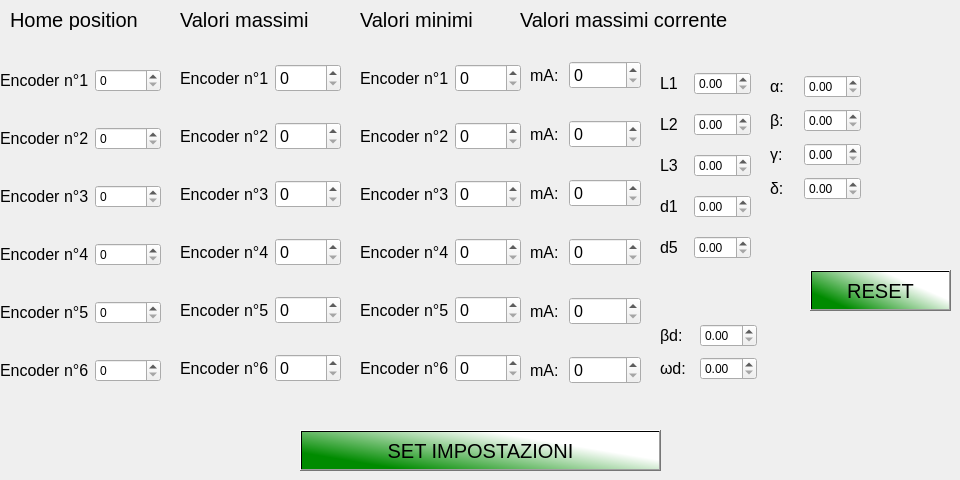
    <widget class="QWidget" name="Setup">
     <attribute name="title">
      <string>Setup</string>
     </attribute>
     <widget class="QPushButton" name="Home">
      <property name="geometry">
       <rect>
        <x>300</x>
        <y>430</y>
        <width>361</width>
        <height>41</height>
       </rect>
      </property>
      <property name="font">
       <font>
        <pointsize>15</pointsize>
       </font>
      </property>
      <property name="styleSheet">
       <string notr="true">background-color: qlineargradient(spread:pad, x1:0.0246305, y1:0.602273, x2:1, y2:0, stop:0 rgba(0, 139, 0, 255), stop:0.655172 rgba(255, 255, 255, 255));</string>
      </property>
      <property name="text">
       <string>SET IMPOSTAZIONI</string>
      </property>
     </widget>
     <widget class="QLabel" name="Passi_encoder_scritta_2">
      <property name="geometry">
       <rect>
        <x>10</x>
        <y>10</y>
        <width>131</width>
        <height>20</height>
       </rect>
      </property>
      <property name="font">
       <font>
        <pointsize>15</pointsize>
       </font>
      </property>
      <property name="text">
       <string>Home position</string>
      </property>
     </widget>
     <widget class="QWidget" name="layoutWidget">
      <property name="geometry">
       <rect>
        <x>770</x>
        <y>70</y>
        <width>91</width>
        <height>136</height>
       </rect>
      </property>
      <layout class="QVBoxLayout" name="verticalLayout">
       <item>
        <layout class="QHBoxLayout" name="horizontalLayout_10">
         <item>
          <widget class="QLabel" name="alpha_6">
           <property name="font">
            <font>
             <pointsize>12</pointsize>
            </font>
           </property>
           <property name="text">
            <string>α:</string>
           </property>
          </widget>
         </item>
         <item>
          <widget class="QDoubleSpinBox" name="alphaValue"/>
         </item>
        </layout>
       </item>
       <item>
        <layout class="QHBoxLayout" name="horizontalLayout_11">
         <item>
          <widget class="QLabel" name="beta_4">
           <property name="font">
            <font>
             <pointsize>12</pointsize>
            </font>
           </property>
           <property name="text">
            <string>β:</string>
           </property>
          </widget>
         </item>
         <item>
          <widget class="QDoubleSpinBox" name="betaValue"/>
         </item>
        </layout>
       </item>
       <item>
        <layout class="QHBoxLayout" name="horizontalLayout_12">
         <item>
          <widget class="QLabel" name="gamma_3">
           <property name="font">
            <font>
             <pointsize>12</pointsize>
            </font>
           </property>
           <property name="text">
            <string>γ:</string>
           </property>
          </widget>
         </item>
         <item>
          <widget class="QDoubleSpinBox" name="gammaValue"/>
         </item>
        </layout>
       </item>
       <item>
        <layout class="QHBoxLayout" name="horizontalLayout_13">
         <item>
          <widget class="QLabel" name="delta_3">
           <property name="font">
            <font>
             <pointsize>12</pointsize>
            </font>
           </property>
           <property name="text">
            <string>δ:</string>
           </property>
          </widget>
         </item>
         <item>
          <widget class="QDoubleSpinBox" name="deltaValue"/>
         </item>
        </layout>
       </item>
      </layout>
     </widget>
     <widget class="QWidget" name="layoutWidget_3">
      <property name="geometry">
       <rect>
        <x>360</x>
        <y>40</y>
        <width>161</width>
        <height>371</height>
       </rect>
      </property>
      <layout class="QVBoxLayout" name="verticalLayout_5">
       <item>
        <layout class="QHBoxLayout" name="horizontalLayout_61">
         <item>
          <widget class="QLabel" name="minEn1">
           <property name="font">
            <font>
             <pointsize>12</pointsize>
            </font>
           </property>
           <property name="text">
            <string>Encoder n°1</string>
           </property>
          </widget>
         </item>
         <item>
          <widget class="QSpinBox" name="minEn1Val">
           <property name="font">
            <font>
             <pointsize>12</pointsize>
            </font>
           </property>
          </widget>
         </item>
        </layout>
       </item>
       <item>
        <layout class="QHBoxLayout" name="horizontalLayout_62">
         <item>
          <widget class="QLabel" name="minEn2">
           <property name="font">
            <font>
             <pointsize>12</pointsize>
            </font>
           </property>
           <property name="text">
            <string>Encoder n°2</string>
           </property>
          </widget>
         </item>
         <item>
          <widget class="QSpinBox" name="minEn2Val">
           <property name="font">
            <font>
             <pointsize>12</pointsize>
            </font>
           </property>
          </widget>
         </item>
        </layout>
       </item>
       <item>
        <layout class="QHBoxLayout" name="horizontalLayout_63">
         <item>
          <widget class="QLabel" name="minEn3">
           <property name="font">
            <font>
             <pointsize>12</pointsize>
            </font>
           </property>
           <property name="text">
            <string>Encoder n°3</string>
           </property>
          </widget>
         </item>
         <item>
          <widget class="QSpinBox" name="minEn3Val">
           <property name="font">
            <font>
             <pointsize>12</pointsize>
            </font>
           </property>
          </widget>
         </item>
        </layout>
       </item>
       <item>
        <layout class="QHBoxLayout" name="horizontalLayout_64">
         <item>
          <widget class="QLabel" name="minEn4">
           <property name="font">
            <font>
             <pointsize>12</pointsize>
            </font>
           </property>
           <property name="text">
            <string>Encoder n°4</string>
           </property>
          </widget>
         </item>
         <item>
          <widget class="QSpinBox" name="minEn4Val">
           <property name="font">
            <font>
             <pointsize>12</pointsize>
            </font>
           </property>
          </widget>
         </item>
        </layout>
       </item>
       <item>
        <layout class="QHBoxLayout" name="horizontalLayout_65">
         <item>
          <widget class="QLabel" name="minEn5">
           <property name="font">
            <font>
             <pointsize>12</pointsize>
            </font>
           </property>
           <property name="text">
            <string>Encoder n°5</string>
           </property>
          </widget>
         </item>
         <item>
          <widget class="QSpinBox" name="minEn5Val">
           <property name="font">
            <font>
             <pointsize>12</pointsize>
            </font>
           </property>
          </widget>
         </item>
        </layout>
       </item>
       <item>
        <layout class="QHBoxLayout" name="horizontalLayout_66">
         <item>
          <widget class="QLabel" name="minEn6">
           <property name="font">
            <font>
             <pointsize>12</pointsize>
            </font>
           </property>
           <property name="text">
            <string>Encoder n°6</string>
           </property>
          </widget>
         </item>
         <item>
          <widget class="QSpinBox" name="minEn6Val">
           <property name="font">
            <font>
             <pointsize>12</pointsize>
            </font>
           </property>
          </widget>
         </item>
        </layout>
       </item>
      </layout>
     </widget>
     <widget class="QLabel" name="valMaxScr">
      <property name="geometry">
       <rect>
        <x>180</x>
        <y>10</y>
        <width>141</width>
        <height>20</height>
       </rect>
      </property>
      <property name="font">
       <font>
        <pointsize>15</pointsize>
       </font>
      </property>
      <property name="text">
       <string>Valori massimi</string>
      </property>
     </widget>
     <widget class="QLabel" name="valMinScr">
      <property name="geometry">
       <rect>
        <x>360</x>
        <y>10</y>
        <width>131</width>
        <height>20</height>
       </rect>
      </property>
      <property name="font">
       <font>
        <pointsize>15</pointsize>
       </font>
      </property>
      <property name="text">
       <string>Valori minimi</string>
      </property>
     </widget>
     <widget class="QWidget" name="layoutWidget">
      <property name="geometry">
       <rect>
        <x>180</x>
        <y>40</y>
        <width>161</width>
        <height>371</height>
       </rect>
      </property>
      <layout class="QVBoxLayout" name="verticalLayout_4">
       <item>
        <layout class="QHBoxLayout" name="horizontalLayout_55">
         <item>
          <widget class="QLabel" name="maxEn1">
           <property name="font">
            <font>
             <pointsize>12</pointsize>
            </font>
           </property>
           <property name="text">
            <string>Encoder n°1</string>
           </property>
          </widget>
         </item>
         <item>
          <widget class="QSpinBox" name="maxEn1Val">
           <property name="font">
            <font>
             <pointsize>12</pointsize>
            </font>
           </property>
          </widget>
         </item>
        </layout>
       </item>
       <item>
        <layout class="QHBoxLayout" name="horizontalLayout_56">
         <item>
          <widget class="QLabel" name="maxEn2">
           <property name="font">
            <font>
             <pointsize>12</pointsize>
            </font>
           </property>
           <property name="text">
            <string>Encoder n°2</string>
           </property>
          </widget>
         </item>
         <item>
          <widget class="QSpinBox" name="maxEn2Val">
           <property name="font">
            <font>
             <pointsize>12</pointsize>
            </font>
           </property>
          </widget>
         </item>
        </layout>
       </item>
       <item>
        <layout class="QHBoxLayout" name="horizontalLayout_57">
         <item>
          <widget class="QLabel" name="maxEn3">
           <property name="font">
            <font>
             <pointsize>12</pointsize>
            </font>
           </property>
           <property name="text">
            <string>Encoder n°3</string>
           </property>
          </widget>
         </item>
         <item>
          <widget class="QSpinBox" name="maxEn3Val">
           <property name="font">
            <font>
             <pointsize>12</pointsize>
            </font>
           </property>
          </widget>
         </item>
        </layout>
       </item>
       <item>
        <layout class="QHBoxLayout" name="horizontalLayout_58">
         <item>
          <widget class="QLabel" name="maxEn4">
           <property name="font">
            <font>
             <pointsize>12</pointsize>
            </font>
           </property>
           <property name="text">
            <string>Encoder n°4</string>
           </property>
          </widget>
         </item>
         <item>
          <widget class="QSpinBox" name="maxEn4Val">
           <property name="font">
            <font>
             <pointsize>12</pointsize>
            </font>
           </property>
          </widget>
         </item>
        </layout>
       </item>
       <item>
        <layout class="QHBoxLayout" name="horizontalLayout_59">
         <item>
          <widget class="QLabel" name="maxEn5">
           <property name="font">
            <font>
             <pointsize>12</pointsize>
            </font>
           </property>
           <property name="text">
            <string>Encoder n°5</string>
           </property>
          </widget>
         </item>
         <item>
          <widget class="QSpinBox" name="maxEn5Val">
           <property name="font">
            <font>
             <pointsize>12</pointsize>
            </font>
           </property>
          </widget>
         </item>
        </layout>
       </item>
       <item>
        <layout class="QHBoxLayout" name="horizontalLayout_60">
         <item>
          <widget class="QLabel" name="maxEn6">
           <property name="font">
            <font>
             <pointsize>12</pointsize>
            </font>
           </property>
           <property name="text">
            <string>Encoder n°6</string>
           </property>
          </widget>
         </item>
         <item>
          <widget class="QSpinBox" name="maxEn6Val">
           <property name="font">
            <font>
             <pointsize>12</pointsize>
            </font>
           </property>
          </widget>
         </item>
        </layout>
       </item>
      </layout>
     </widget>
     <widget class="QWidget" name="layoutWidget_6">
      <property name="geometry">
       <rect>
        <x>530</x>
        <y>40</y>
        <width>111</width>
        <height>371</height>
       </rect>
      </property>
      <property name="font">
       <font>
        <pointsize>15</pointsize>
       </font>
      </property>
      <layout class="QVBoxLayout" name="VmADir_3">
       <property name="spacing">
        <number>10</number>
       </property>
       <item>
        <layout class="QHBoxLayout" name="horizontalLayout_67">
         <item>
          <widget class="QLabel" name="maxCor1">
           <property name="enabled">
            <bool>true</bool>
           </property>
           <property name="sizePolicy">
            <sizepolicy hsizetype="Fixed" vsizetype="Preferred">
             <horstretch>0</horstretch>
             <verstretch>0</verstretch>
            </sizepolicy>
           </property>
           <property name="font">
            <font>
             <pointsize>12</pointsize>
            </font>
           </property>
           <property name="text">
            <string>mA:</string>
           </property>
          </widget>
         </item>
         <item>
          <widget class="QSpinBox" name="maxCor1Val">
           <property name="font">
            <font>
             <pointsize>12</pointsize>
            </font>
           </property>
          </widget>
         </item>
        </layout>
       </item>
       <item>
        <layout class="QHBoxLayout" name="horizontalLayout_68">
         <item>
          <widget class="QLabel" name="maxCor2">
           <property name="enabled">
            <bool>true</bool>
           </property>
           <property name="sizePolicy">
            <sizepolicy hsizetype="Fixed" vsizetype="Preferred">
             <horstretch>0</horstretch>
             <verstretch>0</verstretch>
            </sizepolicy>
           </property>
           <property name="font">
            <font>
             <pointsize>12</pointsize>
            </font>
           </property>
           <property name="text">
            <string>mA:</string>
           </property>
          </widget>
         </item>
         <item>
          <widget class="QSpinBox" name="maxCor2Val">
           <property name="font">
            <font>
             <pointsize>12</pointsize>
            </font>
           </property>
          </widget>
         </item>
        </layout>
       </item>
       <item>
        <layout class="QHBoxLayout" name="horizontalLayout_69">
         <item>
          <widget class="QLabel" name="maxCor3">
           <property name="sizePolicy">
            <sizepolicy hsizetype="Fixed" vsizetype="Preferred">
             <horstretch>0</horstretch>
             <verstretch>0</verstretch>
            </sizepolicy>
           </property>
           <property name="font">
            <font>
             <pointsize>12</pointsize>
            </font>
           </property>
           <property name="text">
            <string>mA:</string>
           </property>
          </widget>
         </item>
         <item>
          <widget class="QSpinBox" name="maxCor3Val">
           <property name="font">
            <font>
             <pointsize>12</pointsize>
            </font>
           </property>
          </widget>
         </item>
        </layout>
       </item>
       <item>
        <layout class="QHBoxLayout" name="horizontalLayout_70">
         <item>
          <widget class="QLabel" name="maxCor4">
           <property name="sizePolicy">
            <sizepolicy hsizetype="Fixed" vsizetype="Preferred">
             <horstretch>0</horstretch>
             <verstretch>0</verstretch>
            </sizepolicy>
           </property>
           <property name="font">
            <font>
             <pointsize>12</pointsize>
            </font>
           </property>
           <property name="text">
            <string>mA:</string>
           </property>
          </widget>
         </item>
         <item>
          <widget class="QSpinBox" name="maxCor4Val">
           <property name="font">
            <font>
             <pointsize>12</pointsize>
            </font>
           </property>
          </widget>
         </item>
        </layout>
       </item>
       <item>
        <layout class="QHBoxLayout" name="horizontalLayout_71">
         <item>
          <widget class="QLabel" name="maxCor5">
           <property name="sizePolicy">
            <sizepolicy hsizetype="Fixed" vsizetype="Preferred">
             <horstretch>0</horstretch>
             <verstretch>0</verstretch>
            </sizepolicy>
           </property>
           <property name="font">
            <font>
             <pointsize>12</pointsize>
            </font>
           </property>
           <property name="text">
            <string>mA:</string>
           </property>
          </widget>
         </item>
         <item>
          <widget class="QSpinBox" name="maxCor5Val">
           <property name="font">
            <font>
             <pointsize>12</pointsize>
            </font>
           </property>
          </widget>
         </item>
        </layout>
       </item>
       <item>
        <layout class="QHBoxLayout" name="horizontalLayout_72">
         <item>
          <widget class="QLabel" name="maxCor6">
           <property name="sizePolicy">
            <sizepolicy hsizetype="Fixed" vsizetype="Preferred">
             <horstretch>0</horstretch>
             <verstretch>0</verstretch>
            </sizepolicy>
           </property>
           <property name="font">
            <font>
             <pointsize>12</pointsize>
            </font>
           </property>
           <property name="text">
            <string>mA:</string>
           </property>
          </widget>
         </item>
         <item>
          <widget class="QSpinBox" name="maxCor6Val">
           <property name="font">
            <font>
             <pointsize>12</pointsize>
            </font>
           </property>
          </widget>
         </item>
        </layout>
       </item>
      </layout>
     </widget>
     <widget class="QLabel" name="valMinScr_2">
      <property name="geometry">
       <rect>
        <x>520</x>
        <y>10</y>
        <width>211</width>
        <height>20</height>
       </rect>
      </property>
      <property name="font">
       <font>
        <pointsize>15</pointsize>
       </font>
      </property>
      <property name="text">
       <string>Valori massimi corrente</string>
      </property>
     </widget>
     <widget class="QWidget" name="layoutWidget">
      <property name="geometry">
       <rect>
        <x>0</x>
        <y>40</y>
        <width>161</width>
        <height>371</height>
       </rect>
      </property>
      <layout class="QVBoxLayout" name="verticalLayout_6">
       <item>
        <layout class="QHBoxLayout" name="horizontalLayout_43">
         <item>
          <widget class="QLabel" name="en1HP">
           <property name="sizePolicy">
            <sizepolicy hsizetype="Fixed" vsizetype="Preferred">
             <horstretch>0</horstretch>
             <verstretch>0</verstretch>
            </sizepolicy>
           </property>
           <property name="font">
            <font>
             <pointsize>12</pointsize>
            </font>
           </property>
           <property name="text">
            <string>Encoder n°1</string>
           </property>
          </widget>
         </item>
         <item>
          <widget class="QSpinBox" name="en1HPVal"/>
         </item>
        </layout>
       </item>
       <item>
        <layout class="QHBoxLayout" name="horizontalLayout_44">
         <item>
          <widget class="QLabel" name="en2HP">
           <property name="sizePolicy">
            <sizepolicy hsizetype="Fixed" vsizetype="Preferred">
             <horstretch>0</horstretch>
             <verstretch>0</verstretch>
            </sizepolicy>
           </property>
           <property name="font">
            <font>
             <pointsize>12</pointsize>
            </font>
           </property>
           <property name="text">
            <string>Encoder n°2</string>
           </property>
          </widget>
         </item>
         <item>
          <widget class="QSpinBox" name="en2HPVal"/>
         </item>
        </layout>
       </item>
       <item>
        <layout class="QHBoxLayout" name="horizontalLayout_45">
         <item>
          <widget class="QLabel" name="en3HP">
           <property name="sizePolicy">
            <sizepolicy hsizetype="Fixed" vsizetype="Preferred">
             <horstretch>0</horstretch>
             <verstretch>0</verstretch>
            </sizepolicy>
           </property>
           <property name="font">
            <font>
             <pointsize>12</pointsize>
            </font>
           </property>
           <property name="text">
            <string>Encoder n°3</string>
           </property>
          </widget>
         </item>
         <item>
          <widget class="QSpinBox" name="en3HPVal"/>
         </item>
        </layout>
       </item>
       <item>
        <layout class="QHBoxLayout" name="horizontalLayout_46">
         <item>
          <widget class="QLabel" name="en4HP">
           <property name="sizePolicy">
            <sizepolicy hsizetype="Fixed" vsizetype="Preferred">
             <horstretch>0</horstretch>
             <verstretch>0</verstretch>
            </sizepolicy>
           </property>
           <property name="font">
            <font>
             <pointsize>12</pointsize>
            </font>
           </property>
           <property name="text">
            <string>Encoder n°4</string>
           </property>
          </widget>
         </item>
         <item>
          <widget class="QSpinBox" name="en4HPVal"/>
         </item>
        </layout>
       </item>
       <item>
        <layout class="QHBoxLayout" name="horizontalLayout_47">
         <item>
          <widget class="QLabel" name="en5HP">
           <property name="sizePolicy">
            <sizepolicy hsizetype="Fixed" vsizetype="Preferred">
             <horstretch>0</horstretch>
             <verstretch>0</verstretch>
            </sizepolicy>
           </property>
           <property name="font">
            <font>
             <pointsize>12</pointsize>
            </font>
           </property>
           <property name="text">
            <string>Encoder n°5</string>
           </property>
          </widget>
         </item>
         <item>
          <widget class="QSpinBox" name="en5HPVal"/>
         </item>
        </layout>
       </item>
       <item>
        <layout class="QHBoxLayout" name="horizontalLayout_48">
         <item>
          <widget class="QLabel" name="en1HP_2">
           <property name="sizePolicy">
            <sizepolicy hsizetype="Fixed" vsizetype="Preferred">
             <horstretch>0</horstretch>
             <verstretch>0</verstretch>
            </sizepolicy>
           </property>
           <property name="font">
            <font>
             <pointsize>12</pointsize>
            </font>
           </property>
           <property name="text">
            <string>Encoder n°6</string>
           </property>
          </widget>
         </item>
         <item>
          <widget class="QSpinBox" name="en6HPVal"/>
         </item>
        </layout>
       </item>
      </layout>
     </widget>
     <widget class="QWidget" name="layoutWidget">
      <property name="geometry">
       <rect>
        <x>660</x>
        <y>60</y>
        <width>91</width>
        <height>211</height>
       </rect>
      </property>
      <layout class="QVBoxLayout" name="verticalLayout_8">
       <item>
        <layout class="QHBoxLayout" name="horizontalLayout_7">
         <item>
          <widget class="QLabel" name="L1">
           <property name="font">
            <font>
             <pointsize>12</pointsize>
            </font>
           </property>
           <property name="text">
            <string>L1</string>
           </property>
          </widget>
         </item>
         <item>
          <widget class="QDoubleSpinBox" name="l1Value"/>
         </item>
        </layout>
       </item>
       <item>
        <layout class="QHBoxLayout" name="horizontalLayout_8">
         <item>
          <widget class="QLabel" name="L2">
           <property name="font">
            <font>
             <pointsize>12</pointsize>
            </font>
           </property>
           <property name="text">
            <string>L2</string>
           </property>
          </widget>
         </item>
         <item>
          <widget class="QDoubleSpinBox" name="L2Value"/>
         </item>
        </layout>
       </item>
       <item>
        <layout class="QHBoxLayout" name="horizontalLayout_82">
         <item>
          <widget class="QLabel" name="L3">
           <property name="font">
            <font>
             <pointsize>12</pointsize>
            </font>
           </property>
           <property name="text">
            <string>L3</string>
           </property>
          </widget>
         </item>
         <item>
          <widget class="QDoubleSpinBox" name="L3Value"/>
         </item>
        </layout>
       </item>
       <item>
        <layout class="QHBoxLayout" name="horizontalLayout_83">
         <item>
          <widget class="QLabel" name="d1">
           <property name="font">
            <font>
             <pointsize>12</pointsize>
            </font>
           </property>
           <property name="text">
            <string>d1</string>
           </property>
          </widget>
         </item>
         <item>
          <widget class="QDoubleSpinBox" name="d1Value"/>
         </item>
        </layout>
       </item>
       <item>
        <layout class="QHBoxLayout" name="horizontalLayout_84">
         <item>
          <widget class="QLabel" name="d5">
           <property name="font">
            <font>
             <pointsize>12</pointsize>
            </font>
           </property>
           <property name="text">
            <string>d5</string>
           </property>
          </widget>
         </item>
         <item>
          <widget class="QDoubleSpinBox" name="d5Value"/>
         </item>
        </layout>
       </item>
      </layout>
     </widget>
     <widget class="QWidget" name="layoutWidget">
      <property name="geometry">
       <rect>
        <x>660</x>
        <y>320</y>
        <width>97</width>
        <height>64</height>
       </rect>
      </property>
      <layout class="QVBoxLayout" name="verticalLayout_9">
       <item>
        <layout class="QHBoxLayout" name="horizontalLayout_85">
         <item>
          <widget class="QLabel" name="bd">
           <property name="font">
            <font>
             <pointsize>12</pointsize>
            </font>
           </property>
           <property name="text">
            <string>βd:</string>
           </property>
          </widget>
         </item>
         <item>
          <widget class="QDoubleSpinBox" name="bdValue"/>
         </item>
        </layout>
       </item>
       <item>
        <layout class="QHBoxLayout" name="horizontalLayout_86">
         <item>
          <widget class="QLabel" name="Wd">
           <property name="font">
            <font>
             <pointsize>12</pointsize>
            </font>
           </property>
           <property name="text">
            <string>ωd:</string>
           </property>
          </widget>
         </item>
         <item>
          <widget class="QDoubleSpinBox" name="WdValue"/>
         </item>
        </layout>
       </item>
      </layout>
     </widget>
     <widget class="QPushButton" name="reset">
      <property name="geometry">
       <rect>
        <x>810</x>
        <y>270</y>
        <width>141</width>
        <height>41</height>
       </rect>
      </property>
      <property name="font">
       <font>
        <pointsize>15</pointsize>
       </font>
      </property>
      <property name="styleSheet">
       <string notr="true">background-color: qlineargradient(spread:pad, x1:0.0246305, y1:0.602273, x2:1, y2:0, stop:0 rgba(0, 139, 0, 255), stop:0.655172 rgba(255, 255, 255, 255));</string>
      </property>
      <property name="text">
       <string>RESET</string>
      </property>
     </widget>
    </widget>
